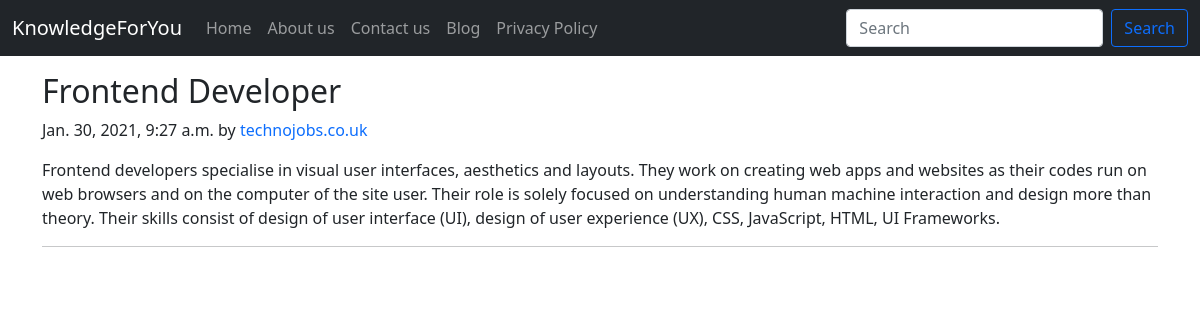
The app's page /blog/frontend-developer with its own data.
### blog/models.py (models this page shows, shortened)
class Post(models.Model):
    sno = models.AutoField(primary_key=True)
    title = models.CharField(max_length=255)
    content = models.TextField()
    author = models.CharField(max_length=20)
    slug = models.CharField(max_length=130)
    url = models.CharField(max_length=80, blank=True)
    timeStamp = models.DateTimeField(blank=True)

### blog/views.py (the view)
# urls.py: path('<str:slug>', views.blogPost, name="blogPost")
def blogPost(request, slug):
    post = Post.objects.filter(slug=slug).first()
    context = {'post':post}
    return render(request, 'blog/blogPost.html', context)

### templates/blog/blogPost.html (shortened to what this page needs)
{% extends 'base.html' %}
{% block body %}
<div class="container my-3">
    <div class="blog-post">
        <h2 class="blog-post-title">{{post.title}}</h2>
        <p class="blog-post-meta">{{post.timeStamp}} by <a href="{{post.url}}" target="_blank" style="text-decoration: none;">{{post.author}}</a></p>
        <p>{{post.content}}</p>
        <hr>
    </div>
</div>
{% endblock body %}

### records on screen
Post: title "Frontend Developer", timeStamp "Jan. 30, 2021, 9:27 a.m.", author "technojobs.co.uk", content "Frontend developers specialise in visual user interfaces, aesthetics and layouts. They work on creating web apps and websites as their codes run on web browsers and on the computer of the site user. Their role is solely focused on understanding human machine interaction and design more than theory. Their skills consist of design of user interface (UI), design of user experience (UX), CSS, JavaScript, HTML, UI Frameworks."
